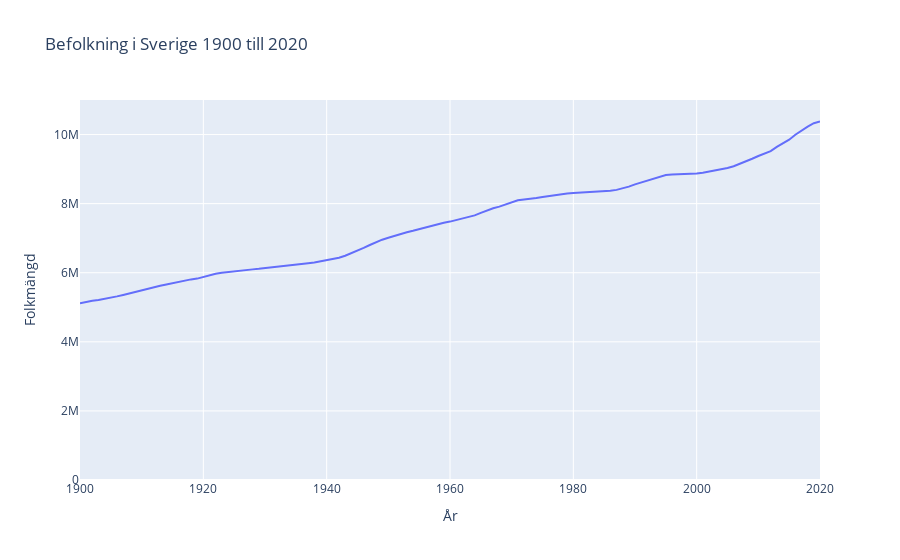

The notebook cell saved with this chart:
### Code cell
import plotly_express as px
fig = px.line(bef_stat_modern_s, x="År", y="Folkmängd", title="Befolkning i Sverige 1900 till 2020", range_y=[0, 11e6])


fig.show()
